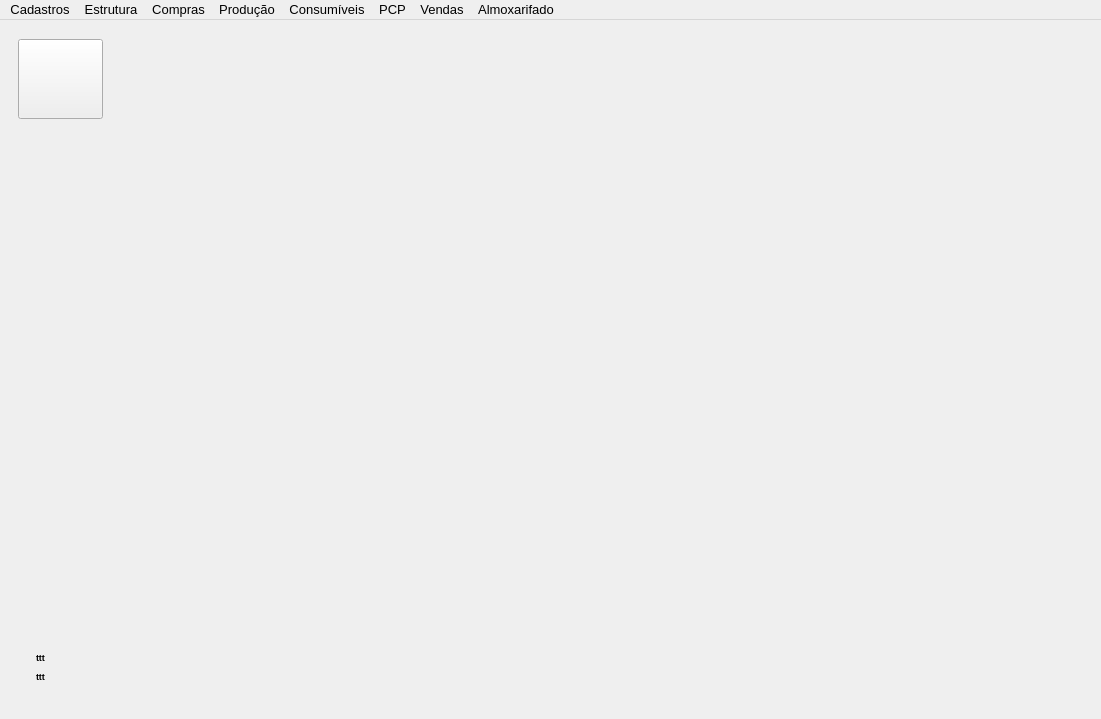
<?xml version="1.0" encoding="UTF-8"?>
<ui version="4.0">
 <class>Menu_Principal</class>
 <widget class="QMainWindow" name="Menu_Principal">
  <property name="geometry">
   <rect>
    <x>0</x>
    <y>0</y>
    <width>1101</width>
    <height>719</height>
   </rect>
  </property>
  <property name="sizePolicy">
   <sizepolicy hsizetype="Preferred" vsizetype="Preferred">
    <horstretch>0</horstretch>
    <verstretch>0</verstretch>
   </sizepolicy>
  </property>
  <property name="maximumSize">
   <size>
    <width>16777215</width>
    <height>16777215</height>
   </size>
  </property>
  <property name="windowTitle">
   <string>ERP Suzuki</string>
  </property>
  <property name="windowIcon">
   <iconset>
    <normaloff>../../menu/icones/maquinas.jpg</normaloff>../../menu/icones/maquinas.jpg</iconset>
  </property>
  <property name="styleSheet">
   <string notr="true"/>
  </property>
  <widget class="QWidget" name="centralwidget">
   <property name="maximumSize">
    <size>
     <width>16777215</width>
     <height>16777215</height>
    </size>
   </property>
   <layout class="QVBoxLayout" name="verticalLayout">
    <item>
     <widget class="QWidget" name="widget_7" native="true">
      <property name="minimumSize">
       <size>
        <width>0</width>
        <height>100</height>
       </size>
      </property>
      <property name="maximumSize">
       <size>
        <width>16777215</width>
        <height>100</height>
       </size>
      </property>
      <property name="styleSheet">
       <string notr="true"/>
      </property>
      <layout class="QHBoxLayout" name="horizontalLayout_2">
       <property name="spacing">
        <number>20</number>
       </property>
       <item>
        <widget class="QPushButton" name="btn_Produto">
         <property name="sizePolicy">
          <sizepolicy hsizetype="Preferred" vsizetype="Preferred">
           <horstretch>0</horstretch>
           <verstretch>0</verstretch>
          </sizepolicy>
         </property>
         <property name="minimumSize">
          <size>
           <width>85</width>
           <height>80</height>
          </size>
         </property>
         <property name="maximumSize">
          <size>
           <width>85</width>
           <height>80</height>
          </size>
         </property>
         <property name="font">
          <font>
           <pointsize>10</pointsize>
           <weight>75</weight>
           <bold>true</bold>
          </font>
         </property>
         <property name="cursor">
          <cursorShape>PointingHandCursor</cursorShape>
         </property>
         <property name="layoutDirection">
          <enum>Qt::LeftToRight</enum>
         </property>
         <property name="autoFillBackground">
          <bool>false</bool>
         </property>
         <property name="styleSheet">
          <string notr="true"/>
         </property>
         <property name="text">
          <string/>
         </property>
         <property name="checkable">
          <bool>false</bool>
         </property>
         <property name="autoDefault">
          <bool>false</bool>
         </property>
         <property name="default">
          <bool>false</bool>
         </property>
         <property name="flat">
          <bool>false</bool>
         </property>
        </widget>
       </item>
       <item>
        <widget class="QLabel" name="label_2">
         <property name="text">
          <string/>
         </property>
        </widget>
       </item>
      </layout>
     </widget>
    </item>
    <item>
     <widget class="QWidget" name="widget" native="true">
      <property name="styleSheet">
       <string notr="true"/>
      </property>
     </widget>
    </item>
    <item>
     <widget class="QWidget" name="widget_2" native="true">
      <property name="minimumSize">
       <size>
        <width>0</width>
        <height>150</height>
       </size>
      </property>
      <property name="maximumSize">
       <size>
        <width>16777215</width>
        <height>150</height>
       </size>
      </property>
      <property name="styleSheet">
       <string notr="true"/>
      </property>
      <layout class="QHBoxLayout" name="horizontalLayout">
       <item>
        <widget class="QWidget" name="widget_4" native="true">
         <property name="styleSheet">
          <string notr="true"/>
         </property>
         <layout class="QVBoxLayout" name="verticalLayout_2">
          <item>
           <widget class="QWidget" name="widget_6" native="true">
            <property name="styleSheet">
             <string notr="true"/>
            </property>
           </widget>
          </item>
          <item>
           <widget class="QWidget" name="widget_5" native="true">
            <property name="minimumSize">
             <size>
              <width>0</width>
              <height>50</height>
             </size>
            </property>
            <property name="maximumSize">
             <size>
              <width>16777215</width>
              <height>50</height>
             </size>
            </property>
            <property name="styleSheet">
             <string notr="true"/>
            </property>
            <layout class="QVBoxLayout" name="verticalLayout_3">
             <item>
              <widget class="QLabel" name="label_versao">
               <property name="font">
                <font>
                 <pointsize>7</pointsize>
                 <weight>75</weight>
                 <bold>true</bold>
                </font>
               </property>
               <property name="text">
                <string>ttt</string>
               </property>
               <property name="alignment">
                <set>Qt::AlignLeading|Qt::AlignLeft|Qt::AlignVCenter</set>
               </property>
              </widget>
             </item>
             <item>
              <widget class="QLabel" name="label_DataVersao">
               <property name="font">
                <font>
                 <pointsize>7</pointsize>
                 <weight>75</weight>
                 <bold>true</bold>
                </font>
               </property>
               <property name="text">
                <string>ttt</string>
               </property>
               <property name="alignment">
                <set>Qt::AlignLeading|Qt::AlignLeft|Qt::AlignVCenter</set>
               </property>
              </widget>
             </item>
            </layout>
           </widget>
          </item>
         </layout>
        </widget>
       </item>
       <item>
        <widget class="QWidget" name="widget_3" native="true">
         <property name="minimumSize">
          <size>
           <width>400</width>
           <height>0</height>
          </size>
         </property>
         <property name="maximumSize">
          <size>
           <width>400</width>
           <height>16777215</height>
          </size>
         </property>
         <property name="styleSheet">
          <string notr="true"/>
         </property>
         <layout class="QVBoxLayout" name="verticalLayout_4">
          <item>
           <widget class="QLabel" name="label">
            <property name="text">
             <string/>
            </property>
            <property name="scaledContents">
             <bool>true</bool>
            </property>
           </widget>
          </item>
         </layout>
        </widget>
       </item>
      </layout>
     </widget>
    </item>
   </layout>
  </widget>
  <widget class="QMenuBar" name="menuBar">
   <property name="geometry">
    <rect>
     <x>0</x>
     <y>0</y>
     <width>1101</width>
     <height>23</height>
    </rect>
   </property>
   <property name="font">
    <font>
     <pointsize>10</pointsize>
    </font>
   </property>
   <widget class="QMenu" name="menu_Producao">
    <property name="title">
     <string>Produção</string>
    </property>
    <addaction name="action_OP_Incluir"/>
    <addaction name="action_OP_Alterar"/>
    <addaction name="action_OP_Consumo"/>
    <addaction name="action_OP_Encerar"/>
    <addaction name="action_OP_Excluir"/>
    <addaction name="action_Producao_Status"/>
   </widget>
   <widget class="QMenu" name="menu_Estoque">
    <property name="title">
     <string>Almoxarifado</string>
    </property>
    <addaction name="action_Est_Mov"/>
    <addaction name="action_Est_Final"/>
   </widget>
   <widget class="QMenu" name="menu_Produto">
    <property name="title">
     <string>Cadastros</string>
    </property>
    <widget class="QMenu" name="menuProduto">
     <property name="title">
      <string>Produto</string>
     </property>
     <addaction name="action_Prod_Incluir"/>
     <addaction name="actionAlterar_Produto"/>
     <addaction name="action_Consultar_Produto"/>
     <addaction name="actionPesquisar_Produto"/>
     <addaction name="actionImprimir_Fichas"/>
    </widget>
    <widget class="QMenu" name="menuProduto_Preliminar">
     <property name="title">
      <string>Produto Preliminar</string>
     </property>
     <addaction name="action_Pre_Incluir_2"/>
     <addaction name="action_Pre_Status_2"/>
    </widget>
    <addaction name="menuProduto_Preliminar"/>
    <addaction name="menuProduto"/>
    <addaction name="actionConjunto"/>
    <addaction name="actionCliente"/>
    <addaction name="actionFornecedor"/>
    <addaction name="actionFuncionario"/>
    <addaction name="actionNatureza_Opera_o_CFOP"/>
    <addaction name="actionTipo_de_Material"/>
    <addaction name="actionProjetos"/>
    <addaction name="actionLocais_de_Estoque"/>
    <addaction name="actionServi_o_Interno"/>
   </widget>
   <widget class="QMenu" name="menu_Compras">
    <property name="title">
     <string>Compras</string>
    </property>
    <widget class="QMenu" name="menu_Solicitacao">
     <property name="title">
      <string>Solicitação</string>
     </property>
     <addaction name="action_Sol_Incluir"/>
     <addaction name="actionAlterar_Sol"/>
    </widget>
    <widget class="QMenu" name="menu_Requisicao">
     <property name="title">
      <string>Requisição</string>
     </property>
     <addaction name="action_Req_Incluir"/>
    </widget>
    <widget class="QMenu" name="menu_OC">
     <property name="title">
      <string>Ordem de Compra</string>
     </property>
     <addaction name="action_OC_Incluir"/>
     <addaction name="action_OC_Alterar"/>
    </widget>
    <widget class="QMenu" name="menuNF_de_Compra">
     <property name="title">
      <string>NF de Compra</string>
     </property>
     <addaction name="actionIncluir_NF"/>
    </widget>
    <addaction name="menu_Solicitacao"/>
    <addaction name="menu_Requisicao"/>
    <addaction name="menu_OC"/>
    <addaction name="menuNF_de_Compra"/>
    <addaction name="action_Compras_Status"/>
   </widget>
   <widget class="QMenu" name="menu_Plano">
    <property name="title">
     <string>PCP</string>
    </property>
    <addaction name="action_Pcp_Previsao"/>
    <addaction name="action_Pcp_Produto"/>
   </widget>
   <widget class="QMenu" name="menu_Vendas">
    <property name="title">
     <string>Vendas</string>
    </property>
    <widget class="QMenu" name="menu_PI">
     <property name="title">
      <string>Pedido Interno (PI)</string>
     </property>
     <addaction name="action_PI_Incluir"/>
     <addaction name="action_PI_Alterar"/>
     <addaction name="actionRastrear_PI"/>
    </widget>
    <widget class="QMenu" name="menu_OV">
     <property name="title">
      <string>Ordem de Venda (OV)</string>
     </property>
     <addaction name="action_OV_Incluir"/>
     <addaction name="action_OV_Alterar"/>
    </widget>
    <addaction name="menu_PI"/>
    <addaction name="menu_OV"/>
    <addaction name="action_Vendas_Status"/>
   </widget>
   <widget class="QMenu" name="menuEstrutura">
    <property name="title">
     <string>Estrutura</string>
    </property>
    <addaction name="actionCadastrar_Vers_o"/>
    <addaction name="action_Estr_Incluir"/>
    <addaction name="action_Estr_Custo"/>
   </widget>
   <widget class="QMenu" name="menuConsum_veis">
    <property name="title">
     <string>Consumíveis</string>
    </property>
    <addaction name="action_CI_Incluir"/>
    <addaction name="actionIncluir_Consumo_Tempor_rio"/>
   </widget>
   <addaction name="menu_Produto"/>
   <addaction name="menuEstrutura"/>
   <addaction name="menu_Compras"/>
   <addaction name="menu_Producao"/>
   <addaction name="menuConsum_veis"/>
   <addaction name="menu_Plano"/>
   <addaction name="menu_Vendas"/>
   <addaction name="menu_Estoque"/>
  </widget>
  <action name="action_Incluir_Sol">
   <property name="text">
    <string>Inclui Solicitação</string>
   </property>
  </action>
  <action name="action_Consulta_Sol">
   <property name="text">
    <string>Consulta Solicitação</string>
   </property>
  </action>
  <action name="action_Consome_OS">
   <property name="text">
    <string>&quot;ANTIGO&quot; Consumo OS</string>
   </property>
  </action>
  <action name="action_IncluirOC_PDF">
   <property name="text">
    <string>Inclui OC (PDF)</string>
   </property>
  </action>
  <action name="action_Inclui_OP">
   <property name="text">
    <string>Inclui OP</string>
   </property>
  </action>
  <action name="action_Altera_OP">
   <property name="text">
    <string>Altera OP</string>
   </property>
  </action>
  <action name="action_Consulta_OP">
   <property name="text">
    <string>Consulta OP</string>
   </property>
  </action>
  <action name="action_Consumo_OP">
   <property name="text">
    <string>Consumo OP</string>
   </property>
  </action>
  <action name="action_Inclui_Req7">
   <property name="text">
    <string>Inclui Requisição1</string>
   </property>
  </action>
  <action name="a1ction_Consulta_Req">
   <property name="text">
    <string>Consulta Requisição1</string>
   </property>
  </action>
  <action name="action_Produto_PCP">
   <property name="text">
    <string>Consulta Produto1</string>
   </property>
   <property name="iconVisibleInMenu">
    <bool>true</bool>
   </property>
  </action>
  <action name="action_Encerra_OP">
   <property name="text">
    <string>Encerra OP</string>
   </property>
  </action>
  <action name="action_Est_Mov">
   <property name="text">
    <string>Movimentação</string>
   </property>
  </action>
  <action name="actionCadastro_Equipamento_N_S_rie">
   <property name="text">
    <string>Cadastro Equipamento (Nº Série)</string>
   </property>
  </action>
  <action name="actionCadastro_Par_metro_Checklist">
   <property name="text">
    <string>Cadastro Parâmetro/Checklist</string>
   </property>
  </action>
  <action name="actionIncluir_Par_metro_Check_M_quina">
   <property name="text">
    <string>Incluir Parâmetro Check/Máquina</string>
   </property>
  </action>
  <action name="actionIncluir_M_quinas_ao_Cliente">
   <property name="text">
    <string>Incluir Máquinas/Cliente</string>
   </property>
  </action>
  <action name="actionIncluir_Equipamento_M_quina">
   <property name="text">
    <string>Incluir Equipamento/Máquina</string>
   </property>
  </action>
  <action name="action_MP_Maquina">
   <property name="text">
    <string>Maquinas</string>
   </property>
  </action>
  <action name="action_MP_Equipamento">
   <property name="text">
    <string>Equipamentos</string>
   </property>
  </action>
  <action name="action_MP_EtapaMaq">
   <property name="text">
    <string>Etapas/Maquina</string>
   </property>
  </action>
  <action name="action_MP_ParaMaq">
   <property name="text">
    <string>Parâmetro Check/Máquina</string>
   </property>
  </action>
  <action name="action_MP_EquipMaq">
   <property name="text">
    <string>Equipamento/Máquina</string>
   </property>
  </action>
  <action name="action_Incluir_MP">
   <property name="text">
    <string>Incluir MP</string>
   </property>
  </action>
  <action name="action_MP_Acompanha">
   <property name="text">
    <string>Acompanhar MP</string>
   </property>
  </action>
  <action name="action_MP_Parametro">
   <property name="text">
    <string>Parâmetros</string>
   </property>
  </action>
  <action name="action_MP_Usuario">
   <property name="text">
    <string>Usuários</string>
   </property>
  </action>
  <action name="action_MP_MaqCliente">
   <property name="text">
    <string>Máquina/Cliente</string>
   </property>
  </action>
  <action name="action_Incluir_PCP">
   <property name="text">
    <string>Incluir Plano</string>
   </property>
  </action>
  <action name="action_Previsao_PCP">
   <property name="text">
    <string>Previsão Entrega Plano1</string>
   </property>
  </action>
  <action name="action_IncluirOC">
   <property name="text">
    <string>Inclui OC (Manual)</string>
   </property>
  </action>
  <action name="action_AlteraOC">
   <property name="text">
    <string>Altera OC</string>
   </property>
  </action>
  <action name="action_Inclui_OP_Lote">
   <property name="text">
    <string>Inclui OP (Lote)</string>
   </property>
  </action>
  <action name="action_Exclui_OP">
   <property name="text">
    <string>Exclui OP</string>
   </property>
  </action>
  <action name="action_Est_Final">
   <property name="text">
    <string>Estoque Final</string>
   </property>
  </action>
  <action name="action_Prod_Status">
   <property name="text">
    <string>Consulta Status</string>
   </property>
  </action>
  <action name="actionCusto_Pre_o_de_Venda">
   <property name="text">
    <string>Custo/Preço Estrutura</string>
   </property>
  </action>
  <action name="action_Estr_Incluir">
   <property name="text">
    <string>Incluir/Editar</string>
   </property>
  </action>
  <action name="action_Estr_Custo">
   <property name="text">
    <string>Custo/Preço Venda</string>
   </property>
  </action>
  <action name="action_Sol_Incluir">
   <property name="text">
    <string>Incluir Sol</string>
   </property>
  </action>
  <action name="action_Compras_Status">
   <property name="text">
    <string>Status Compras</string>
   </property>
  </action>
  <action name="action_Req_Incluir">
   <property name="text">
    <string>Incluir Req</string>
   </property>
  </action>
  <action name="action_Consulta_Req">
   <property name="text">
    <string>Consultar Req</string>
   </property>
  </action>
  <action name="action_OC_Incluir">
   <property name="text">
    <string>Incluir OC</string>
   </property>
  </action>
  <action name="action_OC_Alterar">
   <property name="text">
    <string>Alterar OC</string>
   </property>
  </action>
  <action name="action_Pcp_Previsao">
   <property name="text">
    <string>Materiais Pendentes (Previsão)</string>
   </property>
  </action>
  <action name="action_Pcp_Produto">
   <property name="text">
    <string>Situação Produto</string>
   </property>
  </action>
  <action name="action_Plano_Produto">
   <property name="text">
    <string>Previsão Produto</string>
   </property>
  </action>
  <action name="action_PI_Incluir">
   <property name="text">
    <string>Incluir PI</string>
   </property>
  </action>
  <action name="action_PI_Alterar">
   <property name="text">
    <string>Alterar PI</string>
   </property>
  </action>
  <action name="action_PI_Previsao">
   <property name="text">
    <string>Previsão PI</string>
   </property>
  </action>
  <action name="action_OV_Incluir">
   <property name="text">
    <string>Incluir OV</string>
   </property>
  </action>
  <action name="action_OV_Alterar">
   <property name="text">
    <string>Alterar OV</string>
   </property>
  </action>
  <action name="action_Vendas_Status">
   <property name="text">
    <string>Status Vendas</string>
   </property>
  </action>
  <action name="action_OP_Incluir">
   <property name="text">
    <string>Incluir OP</string>
   </property>
  </action>
  <action name="action_OP_Lote">
   <property name="text">
    <string>Incluir OP (Lote)</string>
   </property>
  </action>
  <action name="action_OP_Alterar">
   <property name="text">
    <string>Alterar OP</string>
   </property>
  </action>
  <action name="action_OP_Consumo">
   <property name="text">
    <string>Consumir OP</string>
   </property>
  </action>
  <action name="action_OP_Encerar">
   <property name="text">
    <string>Encerrar OP</string>
   </property>
  </action>
  <action name="action_OP_Excluir">
   <property name="text">
    <string>Excluir OP</string>
   </property>
  </action>
  <action name="action_Producao_Status">
   <property name="text">
    <string>Status OP</string>
   </property>
  </action>
  <action name="actionIncluir_CI">
   <property name="text">
    <string>Incluir CI</string>
   </property>
  </action>
  <action name="action_Pre_Incluir">
   <property name="text">
    <string>Incluir Pré</string>
   </property>
  </action>
  <action name="action_Pre_Status">
   <property name="text">
    <string>Status Pré</string>
   </property>
  </action>
  <action name="actionCusto_Venda_de_Produto">
   <property name="text">
    <string>Custo/Venda de Produto</string>
   </property>
  </action>
  <action name="action_CI_Incluir">
   <property name="text">
    <string>Incluir CI</string>
   </property>
  </action>
  <action name="action_Pre_Incluir_2">
   <property name="text">
    <string>Incluir Pré</string>
   </property>
  </action>
  <action name="action_Pre_Status_2">
   <property name="text">
    <string>Status Pré</string>
   </property>
  </action>
  <action name="actionidfgfd">
   <property name="text">
    <string>idfgfd</string>
   </property>
  </action>
  <action name="action_Prod_Incluir">
   <property name="text">
    <string>Incluir Produto</string>
   </property>
  </action>
  <action name="action_Consultar_Produto">
   <property name="text">
    <string>Consultar Produto</string>
   </property>
  </action>
  <action name="actionAlterar_Produto">
   <property name="text">
    <string>Alterar Produto</string>
   </property>
  </action>
  <action name="actionPesquisar_Produto">
   <property name="text">
    <string>Pesquisar Produto</string>
   </property>
  </action>
  <action name="actionCliente">
   <property name="text">
    <string>Cliente</string>
   </property>
  </action>
  <action name="actionFornecedor">
   <property name="text">
    <string>Fornecedor</string>
   </property>
  </action>
  <action name="actionFuncionario">
   <property name="text">
    <string>Funcionário</string>
   </property>
  </action>
  <action name="actionConjunto">
   <property name="text">
    <string>Conjunto</string>
   </property>
  </action>
  <action name="actionNatureza_Opera_o_CFOP">
   <property name="text">
    <string>Natureza Operação (CFOP)</string>
   </property>
  </action>
  <action name="actionTipo_de_Material">
   <property name="text">
    <string>Tipo de Material</string>
   </property>
  </action>
  <action name="actionProjetos">
   <property name="text">
    <string>Projeto</string>
   </property>
  </action>
  <action name="actionLocais_de_Estoque">
   <property name="text">
    <string>Local de Estoque</string>
   </property>
  </action>
  <action name="actionCadastrar_Vers_o">
   <property name="text">
    <string>Cadastrar Versão</string>
   </property>
  </action>
  <action name="actionImprimir_Fichas">
   <property name="text">
    <string>Imprimir Fichas</string>
   </property>
  </action>
  <action name="actionIncluir_NF">
   <property name="text">
    <string>Incluir NF</string>
   </property>
  </action>
  <action name="actionServi_o_Interno">
   <property name="text">
    <string>Serviço Interno</string>
   </property>
  </action>
  <action name="actionIncluir_Consumo_Tempor_rio">
   <property name="text">
    <string>Incluir Consumo Temporário (OP)</string>
   </property>
  </action>
  <action name="actionRastrear_PI">
   <property name="text">
    <string>Rastrear PI</string>
   </property>
  </action>
  <action name="actionAlterar_Sol">
   <property name="text">
    <string>Alterar Sol</string>
   </property>
  </action>
 </widget>
 <resources/>
 <connections/>
</ui>
